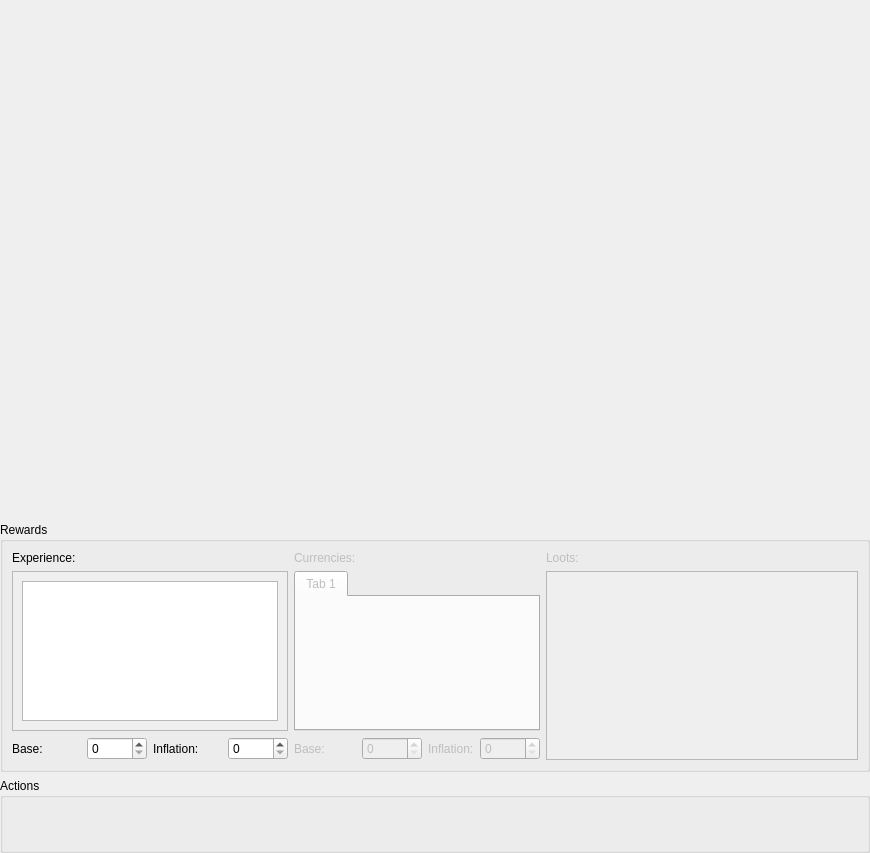
<?xml version="1.0" encoding="UTF-8"?>
<ui version="4.0">
 <class>PanelDatasMonster</class>
 <widget class="QWidget" name="PanelDatasMonster">
  <property name="geometry">
   <rect>
    <x>0</x>
    <y>0</y>
    <width>870</width>
    <height>853</height>
   </rect>
  </property>
  <property name="windowTitle">
   <string>Form</string>
  </property>
  <layout class="QGridLayout" name="gridLayout_6">
   <property name="leftMargin">
    <number>0</number>
   </property>
   <property name="topMargin">
    <number>0</number>
   </property>
   <property name="rightMargin">
    <number>0</number>
   </property>
   <property name="bottomMargin">
    <number>0</number>
   </property>
   <item row="0" column="0">
    <layout class="QVBoxLayout" name="verticalLayout">
     <item>
      <widget class="PanelDatasCharacter" name="panelDatasCharacter" native="true">
       <property name="minimumSize">
        <size>
         <width>0</width>
         <height>516</height>
        </size>
       </property>
       <property name="maximumSize">
        <size>
         <width>16777215</width>
         <height>516</height>
        </size>
       </property>
      </widget>
     </item>
     <item>
      <widget class="QGroupBox" name="groupBox">
       <property name="minimumSize">
        <size>
         <width>0</width>
         <height>250</height>
        </size>
       </property>
       <property name="maximumSize">
        <size>
         <width>16777215</width>
         <height>250</height>
        </size>
       </property>
       <property name="title">
        <string>Rewards</string>
       </property>
       <layout class="QGridLayout" name="gridLayout_5">
        <item row="0" column="0">
         <layout class="QHBoxLayout" name="horizontalLayout">
          <item>
           <layout class="QGridLayout" name="gridLayout">
            <item row="0" column="0">
             <widget class="QLabel" name="label">
              <property name="text">
               <string>Experience:</string>
              </property>
             </widget>
            </item>
            <item row="1" column="0" colspan="4">
             <widget class="QScrollArea" name="scrollArea">
              <property name="widgetResizable">
               <bool>true</bool>
              </property>
              <widget class="QWidget" name="scrollAreaWidgetContents">
               <property name="geometry">
                <rect>
                 <x>0</x>
                 <y>0</y>
                 <width>278</width>
                 <height>145</height>
                </rect>
               </property>
               <layout class="QGridLayout" name="gridLayout_4">
                <item row="0" column="0">
                 <widget class="QTableWidget" name="tableWidgetExperience">
                  <property name="cursor" stdset="0">
                   <cursorShape>PointingHandCursor</cursorShape>
                  </property>
                  <property name="editTriggers">
                   <set>QAbstractItemView::AnyKeyPressed|QAbstractItemView::DoubleClicked|QAbstractItemView::EditKeyPressed|QAbstractItemView::SelectedClicked</set>
                  </property>
                 </widget>
                </item>
               </layout>
              </widget>
             </widget>
            </item>
            <item row="2" column="0">
             <widget class="QLabel" name="label_16">
              <property name="text">
               <string>Base:</string>
              </property>
             </widget>
            </item>
            <item row="2" column="1">
             <widget class="QSpinBox" name="spinBoxExperienceBase">
              <property name="maximumSize">
               <size>
                <width>60</width>
                <height>16777215</height>
               </size>
              </property>
              <property name="minimum">
               <number>0</number>
              </property>
              <property name="maximum">
               <number>999999999</number>
              </property>
             </widget>
            </item>
            <item row="2" column="2">
             <widget class="QLabel" name="label_17">
              <property name="text">
               <string>Inflation:</string>
              </property>
             </widget>
            </item>
            <item row="2" column="3">
             <widget class="QSpinBox" name="spinBoxExperienceInflation">
              <property name="maximumSize">
               <size>
                <width>60</width>
                <height>16777215</height>
               </size>
              </property>
              <property name="minimum">
               <number>0</number>
              </property>
              <property name="maximum">
               <number>999999999</number>
              </property>
             </widget>
            </item>
           </layout>
          </item>
          <item>
           <layout class="QGridLayout" name="gridLayout_2">
            <item row="0" column="0">
             <widget class="QLabel" name="label_2">
              <property name="enabled">
               <bool>false</bool>
              </property>
              <property name="text">
               <string>Currencies:</string>
              </property>
             </widget>
            </item>
            <item row="1" column="0" colspan="4">
             <widget class="QTabWidget" name="tabWidgetCurrencies">
              <property name="enabled">
               <bool>false</bool>
              </property>
              <property name="currentIndex">
               <number>0</number>
              </property>
              <widget class="QWidget" name="tab">
               <attribute name="title">
                <string>Tab 1</string>
               </attribute>
              </widget>
             </widget>
            </item>
            <item row="2" column="0">
             <widget class="QLabel" name="label_18">
              <property name="enabled">
               <bool>false</bool>
              </property>
              <property name="text">
               <string>Base:</string>
              </property>
             </widget>
            </item>
            <item row="2" column="1">
             <widget class="QSpinBox" name="spinBoxCurrenciesBase">
              <property name="enabled">
               <bool>false</bool>
              </property>
              <property name="maximumSize">
               <size>
                <width>60</width>
                <height>16777215</height>
               </size>
              </property>
              <property name="minimum">
               <number>0</number>
              </property>
              <property name="maximum">
               <number>999999999</number>
              </property>
             </widget>
            </item>
            <item row="2" column="2">
             <widget class="QLabel" name="label_19">
              <property name="enabled">
               <bool>false</bool>
              </property>
              <property name="text">
               <string>Inflation:</string>
              </property>
             </widget>
            </item>
            <item row="2" column="3">
             <widget class="QSpinBox" name="spinBoxCurrenciesInflation">
              <property name="enabled">
               <bool>false</bool>
              </property>
              <property name="maximumSize">
               <size>
                <width>60</width>
                <height>16777215</height>
               </size>
              </property>
              <property name="minimum">
               <number>0</number>
              </property>
              <property name="maximum">
               <number>999999999</number>
              </property>
             </widget>
            </item>
           </layout>
          </item>
          <item>
           <layout class="QGridLayout" name="gridLayout_3">
            <item row="0" column="0">
             <widget class="QLabel" name="label_3">
              <property name="enabled">
               <bool>false</bool>
              </property>
              <property name="text">
               <string>Loots:</string>
              </property>
             </widget>
            </item>
            <item row="1" column="0">
             <widget class="QTreeView" name="treeViewLoots">
              <property name="enabled">
               <bool>false</bool>
              </property>
             </widget>
            </item>
           </layout>
          </item>
         </layout>
        </item>
       </layout>
      </widget>
     </item>
     <item>
      <widget class="QGroupBox" name="groupBox_2">
       <property name="title">
        <string>Actions</string>
       </property>
      </widget>
     </item>
    </layout>
   </item>
  </layout>
 </widget>
 <customwidgets>
  <customwidget>
   <class>PanelDatasCharacter</class>
   <extends>QWidget</extends>
   <header>paneldatascharacter.h</header>
   <container>1</container>
  </customwidget>
 </customwidgets>
 <resources/>
 <connections/>
</ui>
